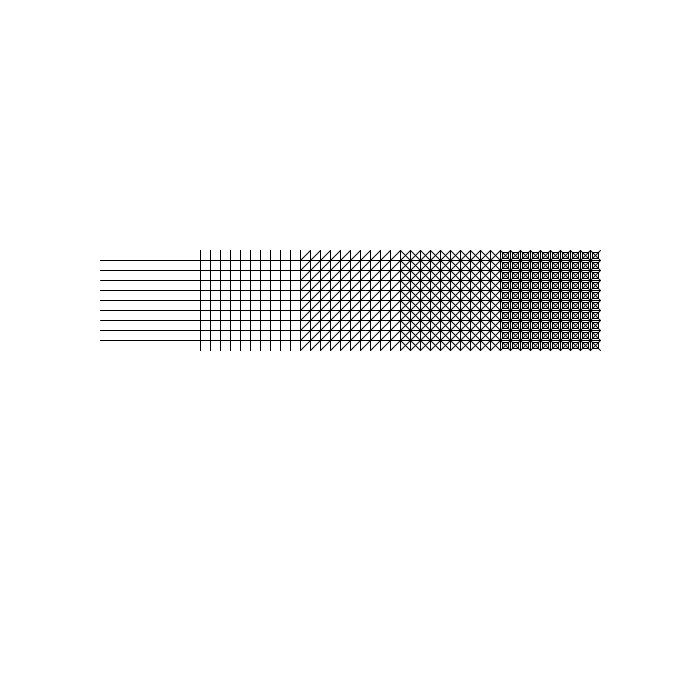
Frame 1 (no input)
Frame 60 (the mouse pressed at the canvas centre just before this capture): identical to frame 1, image omitted
Frame 120 (the mouse held since frame 60 and released just before this capture): identical to frame 1, image omitted

The Processing sketch that drew this single still picture (run headless with seeded random() and noise(); from frame 60 on, the mouse is pressed at the canvas centre):

// Processing sketch: scales01
// ── scales01.pde
// Hatches
// topics: values, shaders, conditionals, loops, functions

void setup() {
  size(700, 700);
}

void draw() {
  background(255);
  smooth();

  drawValue(100, 250, 100, 100, 1);
  drawValue(200, 250, 100, 100, 2);
  drawValue(300, 250, 100, 100, 3);
  drawValue(400, 250, 100, 100, 4);
  drawValue(500, 250, 100, 100, 5);
}

void drawValue(float x, float y, float w, float h, int shade) {
  int spaceX = 10;
  int spaceY = 10;
  int innerSpace = 2;

  noFill();
  stroke(0);

  pushMatrix();
  translate(x, y);

  // all shades
  //rect(0, 0, w, h);

  if (shade >= 1) {
    // horizontal lines
    for (int row = 0; row < h; row += spaceY) {
      if (row < h-spaceY) {
        //line(0, row, w, row); // top
        //line(0, row+spaceY/2, w, row+spaceY/2); // center
        line(0, row+spaceY, w, row+spaceY); // bottom
      }

      if (shade >= 2) {
        // vertical lines
        for (int col = 0; col < w; col += spaceX) {
          line(col, 0, col, h); // left
          //line(col+spaceX/2, 0, col+spaceX/2, h); // center
          //line(col+spaceX, 0, col+spaceX, h); // right

          if (shade >= 3) {
            // lr diagonals
            line(col, row+spaceY, col+spaceX, row);

            if (shade >= 4) {
              // ub rl diagonals
              line(col, row, col+spaceX, row+spaceY);

              if (shade >= 5) {
                //rect(col, row, spaceX, spaceY); // bounds
                rect(col+innerSpace, row+innerSpace, spaceX-innerSpace*2, spaceY-innerSpace*2); // inside
              }
            }
          }
        }
      }
    }
  }

  popMatrix();
}
